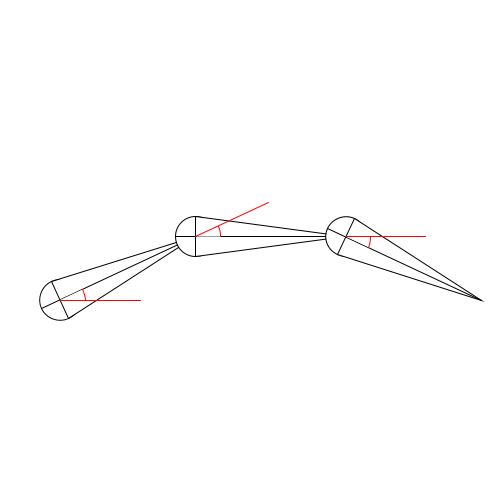
Frame 1 (no input)
Frame 60 (the mouse pressed at the canvas centre just before this capture): identical to frame 1, image omitted
Frame 120 (the mouse held since frame 60 and released just before this capture): identical to frame 1, image omitted

The Processing sketch that drew this single still picture (run headless with seeded random() and noise(); from frame 60 on, the mouse is pressed at the canvas centre):

// Processing sketch: DrawIK
// ── DrawIK.pde


void setup() {
  size(500,500);
}

void drawJointAndBone(int l, int radii, int rotation) {
  fill(255);
  stroke(0);

  pushMatrix();
  rotate(radians(rotation));
  ellipse(0,0,2*radii,2*radii);
  quad(0, radii, l, 0, 0, -radii, 0, radii);
  line(-radii,0,l,0);
  popMatrix();
  
  stroke(255,0,0);
  
  if (rotation > 180) {
    arc(0, 0, 50, 50, radians(180 - rotation), 0);
  } else if (rotation < 0) {
    arc(0, 0, 50, 50, radians(rotation), 0);
  } else {
    arc(0, 0, 50, 50, 0, radians(rotation));
  }
  line(0,0, 80, 0);
  rotate(radians(rotation));
  
  translate(l, 0);
}

void draw() {
  strokeWeight(1.0);
  background(255);
  translate(60, 300);
  drawJointAndBone(150, 20, -25);
  drawJointAndBone(150, 20, 25);
  drawJointAndBone(150, 20, 25);
}
